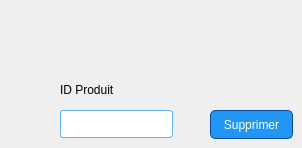
      <widget class="QWidget" name="pagesupprimerproduit">
       <widget class="QLabel" name="label_10">
        <property name="geometry">
         <rect>
          <x>60</x>
          <y>80</y>
          <width>151</width>
          <height>20</height>
         </rect>
        </property>
        <property name="text">
         <string>ID Produit</string>
        </property>
       </widget>
       <widget class="QLineEdit" name="idproduitsupprime">
        <property name="geometry">
         <rect>
          <x>60</x>
          <y>110</y>
          <width>113</width>
          <height>28</height>
         </rect>
        </property>
        <property name="styleSheet">
         <string notr="true">QLineEdit {
    border: 1px solid #64B5F6; /* Bleu clair */
    border-radius: 3px;
    padding: 5px;
    background-color: white;
}
QLineEdit:focus {
    border: 2px solid #1E88E5; /* Bleu vif */
}</string>
        </property>
       </widget>
       <widget class="QPushButton" name="bouttonsupprimerproduit">
        <property name="geometry">
         <rect>
          <x>210</x>
          <y>110</y>
          <width>83</width>
          <height>29</height>
         </rect>
        </property>
        <property name="styleSheet">
         <string notr="true">QPushButton {
    background-color: #2196F3; /* Bleu primaire */
    color: white;
    border: 1px solid #0D47A1; /* Bleu foncé */
    border-radius: 5px;
    padding: 5px;
}
QPushButton:hover {
    background-color: #1976D2; /* Bleu intermédiaire */
}
QPushButton:pressed {
    background-color: #1565C0; /* Bleu plus foncé */
}</string>
        </property>
        <property name="text">
         <string>Supprimer</string>
        </property>
       </widget>
      </widget>
